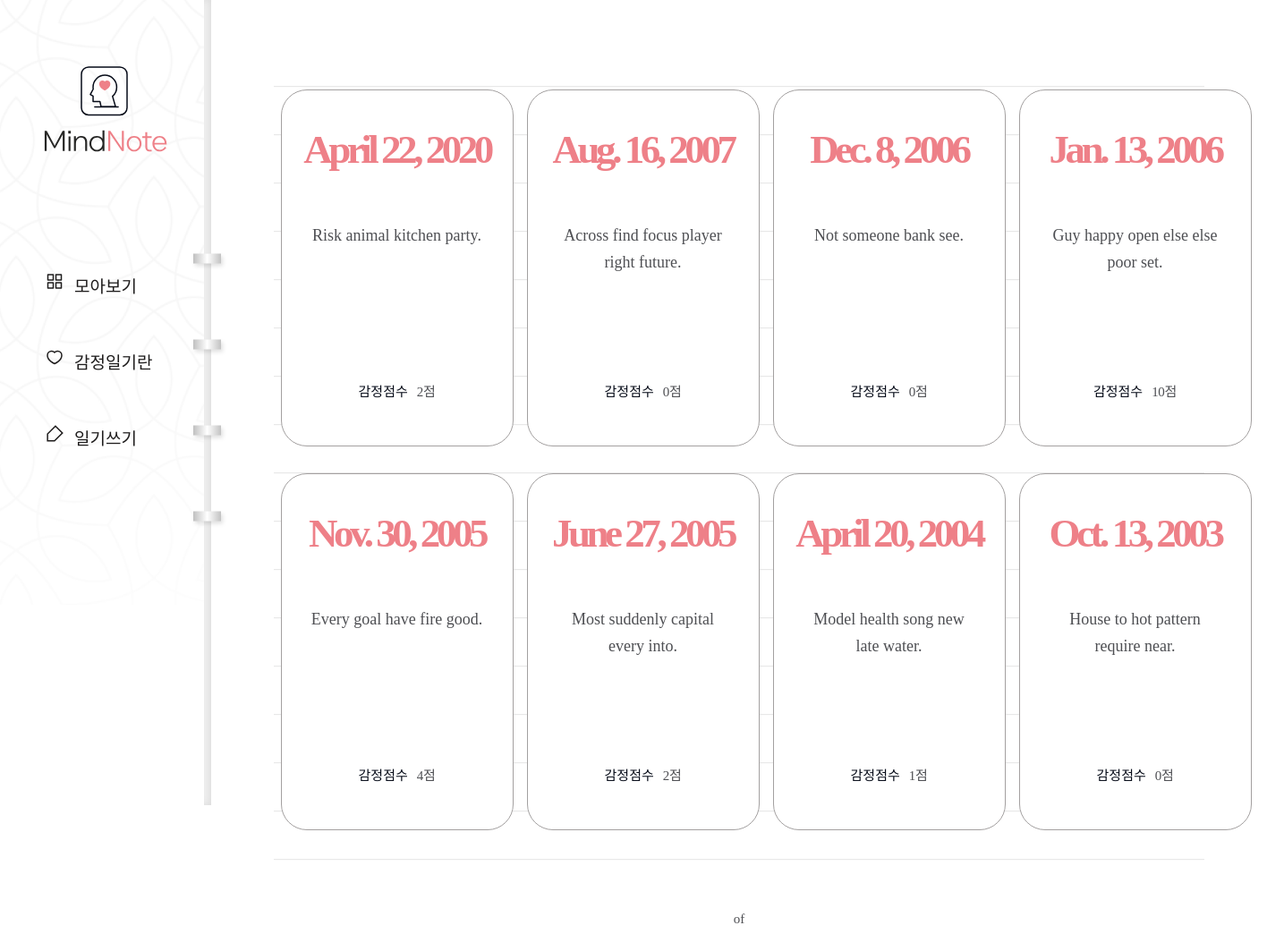
Screenshot of /diary/ with the database file from the repository.
### diary/models.py (models this page shows, shortened)
class Page(models.Model):
    title = models.CharField(max_length=100, validators=[validate_no_hash])
    content = models.TextField(validators=[validate_no_hash])
    feeling = models.CharField(
        max_length=80, validators=[validate_no_hash, validate_no_numbers]
    )
    score = models.IntegerField(validators=[validate_score])
    dt_created = models.DateField()

### diary/views.py (the view)
# urls.py: path("diary/", views.PageListView.as_view(), name="page-list"),
class PageListView(ListView):
    model = Page
    template_name = "diary/page_list.html"
    ordering = ["-dt_created"]
    paginate_by = 8
    page_kwarg = "page"

### diary/templates/diary/page_list.html (shortened to what this page needs)
{% extends './base.html' %}
{% load static %}
{% block content %}
  {% if page_obj.object_list %}
    <div class="wrap-note">
      <div class="note">
        <div class="note-list">
          <ul>
            {% for obj in page_obj.object_list %}
              <li>
                <a href="{% url 'page-detail' obj.id %}">
                  <div class="date">
                    <span>{{ obj.dt_created }}</span>
                  </div>
                  <h2>{{ obj.title }}</h2>
                  <div class="score">
                    <p>감정점수</p>
                    <span>{{ obj.score }}점</span>
                  </div>
                </a>
              </li>
            {% endfor %}
          </ul>
        </div>
        <div class="paging">
          <span class="page">
            <p>{{ page_object.number }} of {{ page_object.paginator.num_pages }}</p>
          </span>
        </div>
      </div>
    </div>
  {% endif %}
{% endblock content %}

### diary/static/diary/css/styles.css (style rules this page uses)
h1,h2,h3,p,a,ul,li { margin: 0; padding: 0; font-family: 'NanumSquare'; list-style: none; text-decoration: none; outline: none; }
html { position: relative; min-height: 100%; margin: 0; }
body { margin: 0; padding: 0; -webkit-font-smoothing: antialiased; -moz-osx-font-smoothing: auto; }
.wrap-note .note { padding-left: 236px; padding-top: 50px; padding-bottom: 200px; }
.note-list { margin: 0 70px; padding-top: 50px; background: url(../image/note-bg.svg) repeat-x center/1535px 974px; }
.note-list ul { overflow: hidden; width: 1100px; margin: 0 auto; padding-bottom: 50px; }
.note-list ul li { float: left; width: 25%; padding-bottom: 30px; }
.note-list ul li a { display: block; width: 258px; height: 397px; margin: 0 auto; background: #fff; border: solid 1px #a3a0a0; border-radius: 29px; }
.note-list ul li a .date { margin-top: 40px; margin-bottom: 55px; text-align: center; }
.note-list ul li a .date span { display: block; font-family: 'NanumSquare'; color: #ee8088; font-weight: 700; font-size: 45px; letter-spacing: -4.47px; }
.note-list ul li a h2 { width: 196px; height: 150px; margin: 0 auto; font-family: 'NanumBarunpen'; color: #4e4f53; font-weight: normal; font-size: 18px; line-height: 1.67; text-align: center; }
.note-list ul li a .score { margin-top: 28px; text-align: center; }
.note-list ul li a .score p { display: inline-block; font-family: 'NanumSquare'; color: #060b18; font-size: 15px; }
.note-list ul li a .score span { padding-left: 6px; font-family: 'NanumBarunpen'; color: #4e4f53; font-size: 15px; letter-spacing: -0.29px; }
.paging { margin-top: 10px; text-align: center; }
.paging span { display: inline-block; }
.paging span p { margin: 0 22px; font-family: 'NanumSquare'; color: #4e4f53; font-size: 15px; }

### rows the page displays
Page: dt_created "April 22, 2020", title "Risk animal kitchen party.", score "2"
Page: dt_created "Aug. 16, 2007", title "Across find focus player right future.", score "0"
Page: dt_created "Dec. 8, 2006", title "Not someone bank see.", score "0"
Page: dt_created "Jan. 13, 2006", title "Guy happy open else else poor set.", score "10"
Page: dt_created "Nov. 30, 2005", title "Every goal have fire good.", score "4"
Page: dt_created "June 27, 2005", title "Most suddenly capital every into.", score "2"
Page: dt_created "April 20, 2004", title "Model health song new late water.", score "1"
Page: dt_created "Oct. 13, 2003", title "House to hot pattern require near.", score "0"
